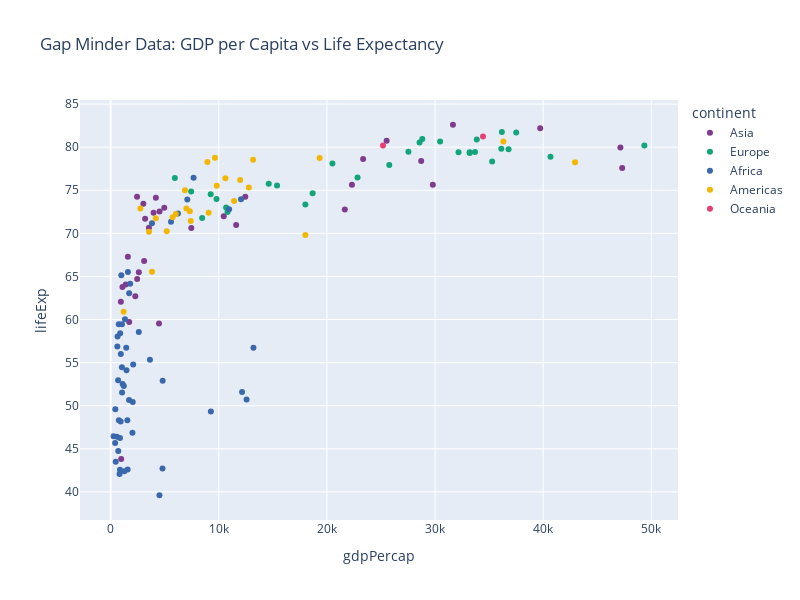

Write notebook code for a chart like this one.
### Markdown cell above
5. Customise the colors used in the scatter by using the input `color_discrete_sequence`

### Code cell
fig = px.scatter(df, x='gdpPercap', y ='lifeExp', 
                 color='continent', 
                 height=600, width=800,
                 color_discrete_sequence=px.colors.qualitative.Bold,
                 title='Gap Minder Data: GDP per Capita vs Life Expectancy')
fig.show()

### Figure 1 — Plotly figure (JSON) as saved in the notebook; plotly's stock layout.template omitted (floating-point values rounded to 4 significant figures)
{"data": [{"hovertemplate": "continent=Asia<br>gdpPercap=%{x}<br>lifeExp=%{y}<extra></extra>", "legendgroup": "Asia", "marker": {"color": "rgb(127, 60, 141)", "symbol": "circle"}, "mode": "markers", "name": "Asia", "orientation": "v", "showlegend": true, "type": "scatter", "x": [974.6, 29800.0, 1391.0, 1714.0, 4959.0, 39720.0, 2452.0, 3541.0, 11610.0, 4471.0, 25520.0, 31660.0, 4519.0, 1593.0, 23350.0, 47310.0, 10460.0, 12450.0, 3096.0, 944, 1091.0, 22320.0, 2606.0, 3190.0, 21650.0, 47140.0, 3970.0, 4185.0, 28720.0, 7458.0, 2442.0, 3025.0, 2281.0], "xaxis": "x", "y": [43.83, 75.64, 64.06, 59.72, 72.96, 82.21, 64.7, 70.65, 70.96, 59.55, 80.75, 82.6, 72.53, 67.3, 78.62, 77.59, 71.99, 74.24, 66.8, 62.07, 63.78, 75.64, 65.48, 71.69, 72.78, 79.97, 72.4, 74.14, 78.4, 70.62, 74.25, 73.42, 62.7], "yaxis": "y"}, {"hovertemplate": "continent=Europe<br>gdpPercap=%{x}<br>lifeExp=%{y}<extra></extra>", "legendgroup": "Europe", "marker": {"color": "rgb(17, 165, 121)", "symbol": "circle"}, "mode": "markers", "name": "Europe", "orientation": "v", "showlegend": true, "type": "scatter", "x": [5937.0, 36130.0, 33690.0, 7446.0, 10680.0, 14620.0, 22830.0, 35280.0, 33210.0, 30470.0, 32170.0, 27540.0, 18010.0, 36180.0, 40680.0, 28570.0, 9254.0, 36800.0, 49360.0, 15390.0, 20510.0, 10810.0, 9787.0, 18680.0, 25770.0, 28820.0, 33860.0, 37510.0, 8458.0, 33200.0], "xaxis": "x", "y": [76.42, 79.83, 79.44, 74.85, 73.0, 75.75, 76.49, 78.33, 79.31, 80.66, 79.41, 79.48, 73.34, 81.76, 78.89, 80.55, 74.54, 79.76, 80.2, 75.56, 78.1, 72.48, 74.0, 74.66, 77.93, 80.94, 80.88, 81.7, 71.78, 79.42], "yaxis": "y"}, {"hovertemplate": "continent=Africa<br>gdpPercap=%{x}<br>lifeExp=%{y}<extra></extra>", "legendgroup": "Africa", "marker": {"color": "rgb(57, 105, 172)", "symbol": "circle"}, "mode": "markers", "name": "Africa", "orientation": "v", "showlegend": true, "type": "scatter", "x": [6223.0, 4797.0, 1441.0, 12570.0, 1217.0, 430.1, 2042.0, 706.0, 1704.0, 986.1, 277.6, 3633.0, 1545.0, 2082.0, 5581.0, 12150.0, 641.4, 690.8, 13210.0, 752.7, 1328.0, 942.7, 579.2, 1463.0, 1569.0, 414.5, 12060.0, 1045.0, 759.3, 1043.0, 1803.0, 10960.0, 3820.0, 823.7, 4811.0, 619.7, 2014.0, 7670.0, 863.1, 1598.0, 1712.0, 862.5, 926.1, 9270.0, 2602.0, 4513.0, 1107.0, 883.0, 7093.0, 1056.0, 1271.0, 469.7], "xaxis": "x", "y": [72.3, 42.73, 56.73, 50.73, 52.3, 49.58, 50.43, 44.74, 50.65, 65.15, 46.46, 55.32, 48.33, 54.79, 71.34, 51.58, 58.04, 52.95, 56.73, 59.45, 60.02, 56.01, 46.39, 54.11, 42.59, 45.68, 73.95, 59.44, 48.3, 54.47, 64.16, 72.8, 71.16, 42.08, 52.91, 56.87, 46.86, 76.44, 46.24, 65.53, 63.06, 42.57, 48.16, 49.34, 58.56, 39.61, 52.52, 58.42, 73.92, 51.54, 42.38, 43.49], "yaxis": "y"}, {"hovertemplate": "continent=Americas<br>gdpPercap=%{x}<br>lifeExp=%{y}<extra></extra>", "legendgroup": "Americas", "marker": {"color": "rgb(242, 183, 1)", "symbol": "circle"}, "mode": "markers", "name": "Americas", "orientation": "v", "showlegend": true, "type": "scatter", "x": [12780.0, 3822.0, 9066.0, 36320.0, 13170.0, 7007.0, 9645.0, 8948.0, 6025.0, 6873.0, 5728.0, 5186.0, 1202.0, 3548.0, 7321.0, 11980.0, 2749.0, 9809.0, 4173.0, 7409.0, 19330.0, 18010.0, 42950.0, 10610.0, 11420.0], "xaxis": "x", "y": [75.32, 65.55, 72.39, 80.65, 78.55, 72.89, 78.78, 78.27, 72.23, 74.99, 71.88, 70.26, 60.92, 70.2, 72.57, 76.19, 72.9, 75.54, 71.75, 71.42, 78.75, 69.82, 78.24, 76.38, 73.75], "yaxis": "y"}, {"hovertemplate": "continent=Oceania<br>gdpPercap=%{x}<br>lifeExp=%{y}<extra></extra>", "legendgroup": "Oceania", "marker": {"color": "rgb(231, 63, 116)", "symbol": "circle"}, "mode": "markers", "name": "Oceania", "orientation": "v", "showlegend": true, "type": "scatter", "x": [34440.0, 25190.0], "xaxis": "x", "y": [81.23, 80.2], "yaxis": "y"}], "layout": {"height": 600, "legend": {"title": {"text": "continent"}, "tracegroupgap": 0}, "title": {"text": "Gap Minder Data: GDP per Capita vs Life Expectancy"}, "width": 800, "xaxis": {"anchor": "y", "domain": [0, 1], "title": {"text": "gdpPercap"}}, "yaxis": {"anchor": "x", "domain": [0, 1], "title": {"text": "lifeExp"}}}}
